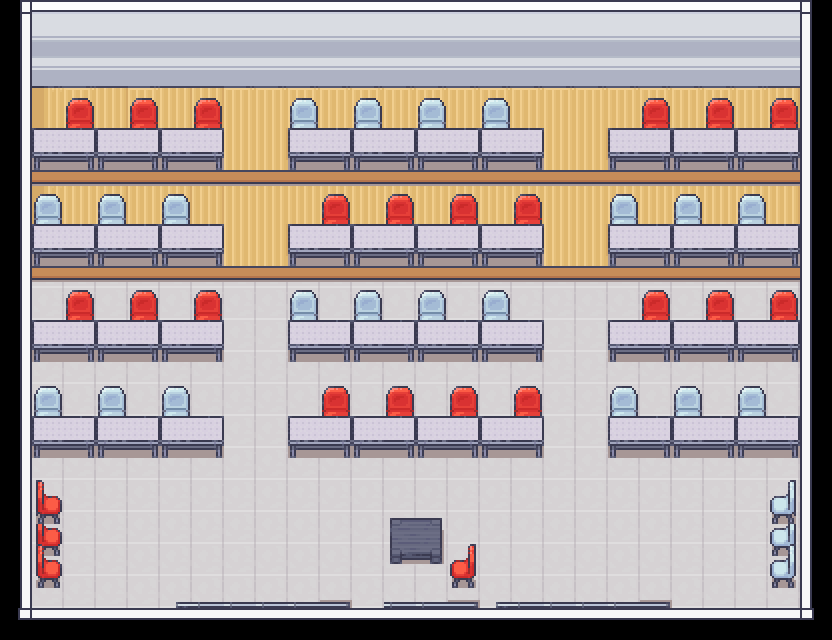

A level layout from a 2D game, rendered from its tile map. Below: a short description, then the map file with tile-grid data replaced by summaries:
An orthogonal 26x20 tile map with 32x32 px tiles, 2 tile layers (Tile Layer 1, FOREGROUND_LAYER), 2 tilesets and 66 objects.

<map version="1.10" tiledversion="1.10.2" orientation="orthogonal" renderorder="right-down" width="26" height="20" tilewidth="32" tileheight="32" infinite="0" nextlayerid="6" nextobjectid="67">
 <tileset firstgid="1" source="../../TSX FILES/LAYOUT1.tsx" />
 <tileset firstgid="521" source="../../TSX FILES/LAYOUTDAACHAIRS.tsx" />
 <layer id="1" name="Tile Layer 1" width="26" height="20">
  <data>[520 cells, 520 non-empty, 520 distinct tile ids]</data>
 </layer>
 <layer id="5" name="FOREGROUND_LAYER" width="26" height="20">
  <data>[520 cells, 74 non-empty, 30 distinct tile ids]</data>
 </layer>
 <objectgroup id="3" name="EXIT_LAYER">
  <object id="65" x="703.5" y="603.5" width="65.5" height="13">
   <properties>
    <property name="nextMap" value="RTL_THIRD" />
    <property name="playerDirection" value="LEFT" />
    <property name="playerX" type="float" value="76" />
    <property name="playerY" type="float" value="42.5" />
   </properties>
  </object>
  <object id="66" x="77.75" y="602" width="65.5" height="13">
   <properties>
    <property name="nextMap" value="RTL_THIRD" />
    <property name="playerDirection" value="LEFT" />
    <property name="playerX" type="float" value="76" />
    <property name="playerY" type="float" value="46.5" />
   </properties>
  </object>
 </objectgroup>
 <objectgroup id="2" name="COLLISION_LAYER">
  <object id="1" x="32" y="128">
   <polygon points="0,0 192,0 192,32 0,32" />
  </object>
  <object id="2" x="32" y="223.333">
   <polygon points="0,0 192,0 192,32 0,32" />
  </object>
  <object id="3" x="32" y="321.333">
   <polygon points="0,0 192,0 192,32 0,32" />
  </object>
  <object id="4" x="32" y="415.333">
   <polygon points="0,0 192,0 192,32 0,32" />
  </object>
  <object id="5" x="608" y="129.333">
   <polygon points="0,0 192,0 192,32 0,32" />
  </object>
  <object id="6" x="609.333" y="224.667">
   <polygon points="0,0 192,0 192,32 0,32" />
  </object>
  <object id="7" x="608" y="318.667">
   <polygon points="0,0 192,0 192,32 0,32" />
  </object>
  <object id="8" x="608" y="417.333">
   <polygon points="0,0 192,0 192,32 0,32" />
  </object>
  <object id="9" x="288.667" y="128">
   <polygon points="0,0 254.667,0 254.667,32 0,32" />
  </object>
  <object id="10" x="287.333" y="223.333">
   <polygon points="0,0 254.667,0 254.667,32 0,32" />
  </object>
  <object id="11" x="289.333" y="320">
   <polygon points="0,0 254.667,0 254.667,32 0,32" />
  </object>
  <object id="12" x="288.667" y="417.333">
   <polygon points="0,0 254.667,0 254.667,32 0,32" />
  </object>
  <object id="13" x="64" y="122.5">
   <polygon points="0,0 32,0 32,5.5 0,5.5" />
  </object>
  <object id="14" x="128" y="121.833">
   <polygon points="0,0 32,0 32,7.5 0,7.5" />
  </object>
  <object id="15" x="192" y="122">
   <polygon points="0,0 32,0 32,6 0,6" />
  </object>
  <object id="16" x="32.6667" y="217.167">
   <polygon points="0,0 32,0 32,7.5 0,7.5" />
  </object>
  <object id="17" x="96" y="217.5">
   <polygon points="0,0 32,0 32,6.5 0,6.5" />
  </object>
  <object id="18" x="160.667" y="217.833">
   <polygon points="0,0 32,0 32,7.5 0,7.5" />
  </object>
  <object id="19" x="64" y="312">
   <polygon points="0,0 32,0 32,8 0,8" />
  </object>
  <object id="20" x="128" y="313.167">
   <polygon points="0,0 32,0 32,7.5 0,7.5" />
  </object>
  <object id="21" x="192.667" y="313">
   <polygon points="0,0 32,0 32,7 0,7" />
  </object>
  <object id="22" x="32" y="407.167">
   <polygon points="0,0 32,0 32,9.5 0,9.5" />
  </object>
  <object id="23" x="96.6667" y="407.167">
   <polygon points="0,0 32,0 32,9.5 0,9.5" />
  </object>
  <object id="24" x="160" y="407.667">
   <polygon points="0,0 32,0 32,9 0,9" />
  </object>
  <object id="25" x="288" y="313.5">
   <polygon points="0,0 32,0 32,8.5 0,8.5" />
  </object>
  <object id="26" x="321.333" y="215.667">
   <polygon points="0,0 32,0 32,11 0,11" />
  </object>
  <object id="27" x="289.333" y="121">
   <polygon points="0,0 32,0 32,11 0,11" />
  </object>
  <object id="28" x="353" y="120">
   <polygon points="0,0 29,0 29,8 0,8" />
  </object>
  <object id="29" x="418.667" y="121.167">
   <polygon points="0,0 27,0 27,7.5 0,7.5" />
  </object>
  <object id="30" x="480" y="120.167">
   <polygon points="0,0 29,0 29,8.5 0,8.5" />
  </object>
  <object id="31" x="480" y="313.833">
   <polygon points="0,0 32,0 32,7.5 0,7.5" />
  </object>
  <object id="32" x="384.667" y="216.833">
   <polygon points="0,0 32,0 32,8.5 0,8.5" />
  </object>
  <object id="33" x="448" y="217.333">
   <polygon points="0,0 32,0 32,8 0,8" />
  </object>
  <object id="34" x="511.333" y="218.167">
   <polygon points="0,0 32,0 32,6.5 0,6.5" />
  </object>
  <object id="35" x="352" y="313.167">
   <polygon points="0,0 32,0 32,7.5 0,7.5" />
  </object>
  <object id="36" x="414.667" y="312.833">
   <polygon points="0,0 32,0 32,6.5 0,6.5" />
  </object>
  <object id="37" x="318" y="408.833">
   <polygon points="0,0 32,0 32,8.5 0,8.5" />
  </object>
  <object id="38" x="381.333" y="409">
   <polygon points="0,0 32,0 32,7 0,7" />
  </object>
  <object id="39" x="449.333" y="406.833">
   <polygon points="0,0 32,0 32,10.5 0,10.5" />
  </object>
  <object id="40" x="512.667" y="409">
   <polygon points="0,0 32,0 32,9 0,9" />
  </object>
  <object id="41" x="639.333" y="121.333">
   <polygon points="0,0 32,0 32,6 0,6" />
  </object>
  <object id="42" x="704.667" y="122">
   <polygon points="0,0 32,0 32,8 0,8" />
  </object>
  <object id="43" x="769.333" y="123.167">
   <polygon points="0,0 32,0 32,5.5 0,5.5" />
  </object>
  <object id="44" x="608" y="217.333">
   <polygon points="0,0 32,0 32,10 0,10" />
  </object>
  <object id="45" x="671.333" y="216.333">
   <polygon points="0,0 32,0 32,9 0,9" />
  </object>
  <object id="46" x="735.333" y="217.333">
   <polygon points="0,0 32,0 32,8 0,8" />
  </object>
  <object id="47" x="638.667" y="313.833">
   <polygon points="0,0 32,0 32,7.5 0,7.5" />
  </object>
  <object id="48" x="703.333" y="312.833">
   <polygon points="0,0 32,0 32,8.5 0,8.5" />
  </object>
  <object id="49" x="766" y="314.167">
   <polygon points="0,0 32,0 32,8.5 0,8.5" />
  </object>
  <object id="50" x="605.333" y="408.667">
   <polygon points="0,0 32,0 32,8 0,8" />
  </object>
  <object id="51" x="672" y="410.5">
   <polygon points="0,0 32,0 32,5.5 0,5.5" />
  </object>
  <object id="52" x="734.667" y="409.833">
   <polygon points="0,0 32,0 32,7.5 0,7.5" />
  </object>
  <object id="53" x="388" y="526.833">
   <polygon points="0,0 52.6667,0 52.6667,35.8333 0,35.8333" />
  </object>
  <object id="54" x="446.667" y="561.333">
   <polygon points="0,0 32,0 32,26 0,26" />
  </object>
  <object id="55" x="768.667" y="496.167">
   <polygon points="0,0 32,0 32,16 0,16" />
  </object>
  <object id="56" x="768" y="512">
   <polygon points="0,0 32,0 32,32 0,32" />
  </object>
  <object id="57" x="769.333" y="545.333">
   <polygon points="0,0 32,0 32,32 0,32" />
  </object>
  <object id="58" x="30.6667" y="498.167">
   <polygon points="0,0 32,0 32,14.5 0,14.5" />
  </object>
  <object id="59" x="30.6667" y="512.667">
   <polygon points="0,0 32,0 32,32 0,32" />
  </object>
  <object id="60" x="29.3333" y="547.333">
   <polygon points="0,0 32,0 32,32 0,32" />
  </object>
  <object id="61" x="0" y="0">
   <polygon points="0,0 832,0 832.333,85.6667 -0.333333,87" />
  </object>
  <object id="62" x="32" y="0">
   <polygon points="0,0 0,640 -32,640 -32,0" />
  </object>
  <object id="63" x="800" y="0">
   <polygon points="0,0 32,0 32,640 0,640" />
  </object>
  <object id="64" x="0" y="640">
   <polygon points="0,0 832,0 832,-32 0,-32" />
  </object>
 </objectgroup>
</map>
